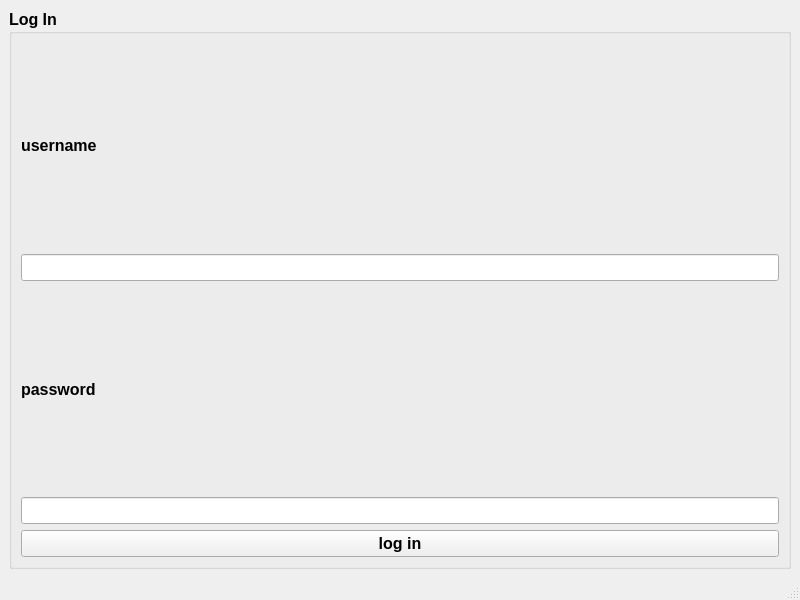
<?xml version="1.0" encoding="UTF-8"?>
<ui version="4.0">
 <class>MainWindow</class>
 <widget class="QMainWindow" name="MainWindow">
  <property name="geometry">
   <rect>
    <x>0</x>
    <y>0</y>
    <width>800</width>
    <height>600</height>
   </rect>
  </property>
  <property name="windowTitle">
   <string>MainWindow</string>
  </property>
  <widget class="QWidget" name="centralwidget">
   <layout class="QGridLayout" name="gridLayout_2">
    <item row="0" column="0">
     <widget class="QGroupBox" name="groupBox">
      <property name="font">
       <font>
        <pointsize>12</pointsize>
        <bold>true</bold>
       </font>
      </property>
      <property name="title">
       <string>Log In</string>
      </property>
      <layout class="QGridLayout" name="gridLayout">
       <item row="0" column="0">
        <layout class="QVBoxLayout" name="verticalLayout_4">
         <item>
          <layout class="QVBoxLayout" name="verticalLayout_3">
           <item>
            <layout class="QVBoxLayout" name="verticalLayout">
             <item>
              <widget class="QLabel" name="label_2">
               <property name="text">
                <string>username</string>
               </property>
              </widget>
             </item>
             <item>
              <widget class="QLineEdit" name="username"/>
             </item>
            </layout>
           </item>
           <item>
            <layout class="QVBoxLayout" name="verticalLayout_2">
             <item>
              <widget class="QLabel" name="label">
               <property name="text">
                <string>password</string>
               </property>
              </widget>
             </item>
             <item>
              <widget class="QLineEdit" name="password"/>
             </item>
            </layout>
           </item>
          </layout>
         </item>
         <item>
          <widget class="QPushButton" name="log_in_button">
           <property name="text">
            <string>log in</string>
           </property>
          </widget>
         </item>
        </layout>
       </item>
      </layout>
     </widget>
    </item>
   </layout>
  </widget>
  <widget class="QMenuBar" name="menubar">
   <property name="geometry">
    <rect>
     <x>0</x>
     <y>0</y>
     <width>800</width>
     <height>26</height>
    </rect>
   </property>
  </widget>
  <widget class="QStatusBar" name="statusbar"/>
 </widget>
 <resources/>
 <connections/>
</ui>
